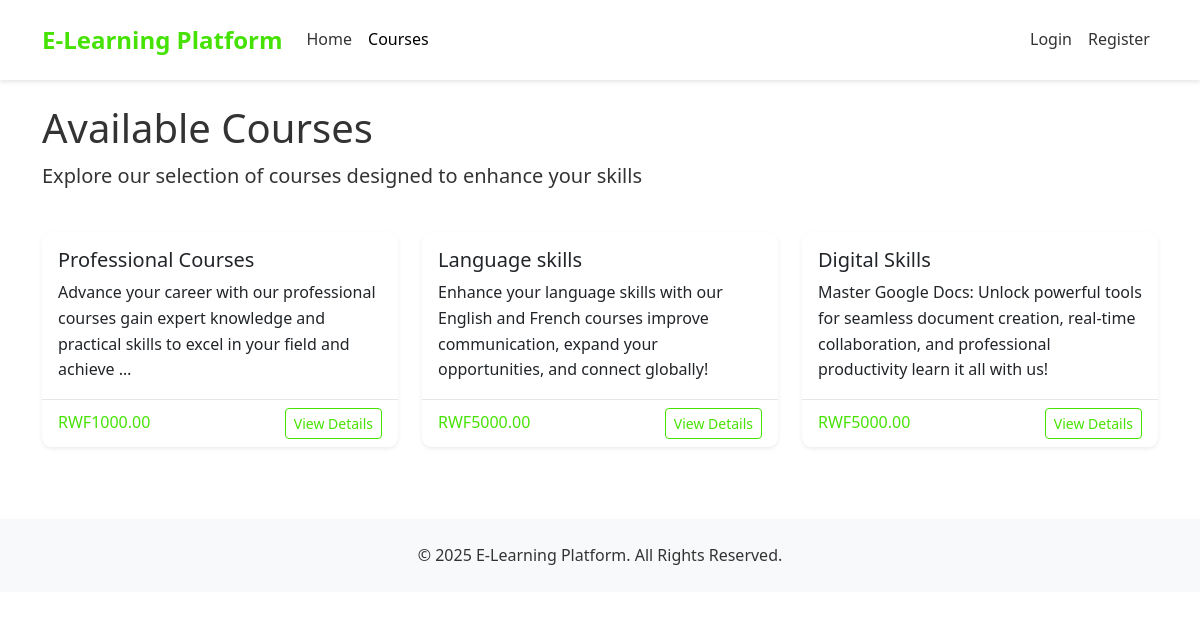
Page /courses/ on the committed database.
### courses/models.py (models this page shows, shortened)
class Course(models.Model):
    title = models.CharField(max_length=200)
    slug = models.SlugField(max_length=200, unique=True, blank=True)
    description = models.TextField()
    overview = models.TextField(blank=True, null=True)
    placement_test_price = models.DecimalField(max_digits=6, decimal_places=2)
    is_active = models.BooleanField(default=True)
    created_at = models.DateTimeField(auto_now_add=True)
    updated_at = models.DateTimeField(auto_now=True)

### courses/views.py (the view)
# urls.py: path('', views.course_list, name='course_list'),
def course_list(request):
    courses = Course.objects.filter(is_active=True)
    return render(request, 'courses/course_list.html', {'courses': courses})

### templates/courses/course_list.html (shortened to what this page needs)
{% extends 'base.html' %}
{% block content %}
<div class="row mb-4">
    <div class="col-md-8">
        <h1>Available Courses</h1>
        <p class="lead">Explore our selection of courses designed to enhance your skills</p>
    </div>
</div>
<div class="row">
    {% if courses %}
        {% for course in courses %}
            <div class="col-md-4 mb-4">
                <div class="card h-100 shadow-sm">
                    <div class="card-body">
                        <h5 class="card-title">{{ course.title }}</h5>
                        <p class="card-text">{{ course.description|truncatewords:20 }}</p>
                    </div>
                    <div class="card-footer bg-white">
                        <div class="d-flex justify-content-between align-items-center">
                            <span class="text-primary">RWF{{ course.placement_test_price }}</span>
                            <a href="{% url 'course_detail' course.slug %}" class="btn btn-sm btn-outline-primary">View Details</a>
                        </div>
                    </div>
                </div>
            </div>
        {% endfor %}
    {% else %}
        <div class="col-12">
            <div class="alert alert-info">
                <p class="mb-0">No courses available at the moment. Please check back later.</p>
            </div>
        </div>
    {% endif %}
</div>
{% endblock %}

### static/css/style.css (style rules this page uses)
:root { --primary-color: #47e205; --secondary-color: #2e206d; --light-gray: #f8f9fa; --dark-gray: #6c757d; --white: #ffffff; }
body { font-family: 'Segoe UI', Tahoma, Geneva, Verdana, sans-serif; color: #333; line-height: 1.6; }
a { color: var(--primary-color); text-decoration: none; }
.btn-outline-primary { color: var(--primary-color); border-color: var(--primary-color); }
.card { border-radius: 10px; border: none; box-shadow: 0 4px 6px rgba(0, 0, 0, 0.1); transition: transform 0.3s ease, box-shadow 0.3s ease; }
.card-footer { border-radius: 0 0 10px 10px !important; background-color: white; border-top: 1px solid rgba(0, 0, 0, 0.1); }

### templates/base.html (style rules this page uses)
:root { --primary-color: #47e205; --secondary-color: #2e206d; }
.text-primary { color: var(--primary-color) !important; }

### rows in the picture
Course: title "Professional Courses", description "Advance your career with our professional courses gain expert knowledge and practical skills to excel in your field and achieve …", placement_test_price "1000.00"
Course: title "Language skills", description "Enhance your language skills with our English and French courses improve communication, expand your opportunities, and connect globally!", placement_test_price "5000.00"
Course: title "Digital Skills", description "Master Google Docs: Unlock powerful tools for seamless document creation, real-time collaboration, and professional productivity learn it all with us!", placement_test_price "5000.00"
